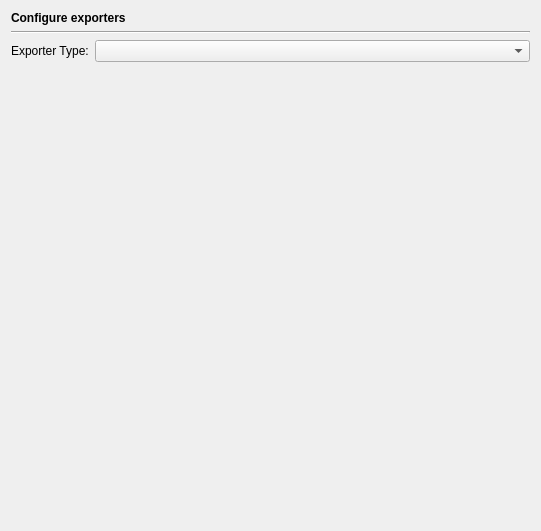
<?xml version="1.0" encoding="UTF-8"?>
<ui version="4.0">
 <class>EditorExportersPage</class>
 <widget class="QWidget" name="EditorExportersPage">
  <property name="geometry">
   <rect>
    <x>0</x>
    <y>0</y>
    <width>537</width>
    <height>531</height>
   </rect>
  </property>
  <property name="windowTitle">
   <string/>
  </property>
  <layout class="QVBoxLayout" name="verticalLayout_10">
   <item>
    <widget class="QLabel" name="headerLabel">
     <property name="text">
      <string>&lt;b&gt;Configure exporters&lt;/b&gt;</string>
     </property>
    </widget>
   </item>
   <item>
    <widget class="Line" name="line1">
     <property name="frameShape">
      <enum>QFrame::HLine</enum>
     </property>
     <property name="frameShadow">
      <enum>QFrame::Sunken</enum>
     </property>
     <property name="orientation">
      <enum>Qt::Horizontal</enum>
     </property>
    </widget>
   </item>
   <item>
    <layout class="QHBoxLayout">
     <item>
      <widget class="QLabel" name="TextLabel1_3">
       <property name="text">
        <string>Exporter Type:</string>
       </property>
       <property name="buddy">
        <cstring></cstring>
       </property>
      </widget>
     </item>
     <item>
      <widget class="QComboBox" name="exportersCombo">
       <property name="sizePolicy">
        <sizepolicy hsizetype="Expanding" vsizetype="Fixed">
         <horstretch>0</horstretch>
         <verstretch>0</verstretch>
        </sizepolicy>
       </property>
       <property name="toolTip">
        <string>Select the exporter to be configured.</string>
       </property>
      </widget>
     </item>
    </layout>
   </item>
   <item>
    <widget class="QStackedWidget" name="stackedWidget">
     <property name="currentIndex">
      <number>0</number>
     </property>
     <widget class="QWidget" name="emptyPage"/>
     <widget class="QWidget" name="htmlPage">
      <layout class="QVBoxLayout" name="verticalLayout_4">
       <property name="leftMargin">
        <number>0</number>
       </property>
       <property name="rightMargin">
        <number>0</number>
       </property>
       <item>
        <widget class="QGroupBox" name="groupBox_2">
         <property name="title">
          <string/>
         </property>
         <layout class="QVBoxLayout" name="verticalLayout_3">
          <item>
           <widget class="QCheckBox" name="htmlWysiwygCheckBox">
            <property name="toolTip">
             <string>Select to export in WYSIWYG mode</string>
            </property>
            <property name="text">
             <string>Use WYSIWYG mode</string>
            </property>
           </widget>
          </item>
          <item>
           <widget class="QCheckBox" name="htmlFoldingCheckBox">
            <property name="toolTip">
             <string>Select to include folding functionality</string>
            </property>
            <property name="text">
             <string>Include folding functionality</string>
            </property>
           </widget>
          </item>
          <item>
           <widget class="QCheckBox" name="htmlStylesCheckBox">
            <property name="toolTip">
             <string>Select to include only used styles</string>
            </property>
            <property name="text">
             <string>Include only used styles</string>
            </property>
           </widget>
          </item>
          <item>
           <widget class="QCheckBox" name="htmlTitleCheckBox">
            <property name="toolTip">
             <string>Select to use the full pathname as the document title</string>
            </property>
            <property name="text">
             <string>Use full pathname as document title</string>
            </property>
           </widget>
          </item>
          <item>
           <widget class="QCheckBox" name="htmlTabsCheckBox">
            <property name="toolTip">
             <string>Select to use tabs in the generated file</string>
            </property>
            <property name="text">
             <string>Use tabs</string>
            </property>
           </widget>
          </item>
         </layout>
        </widget>
       </item>
       <item>
        <spacer>
         <property name="orientation">
          <enum>Qt::Vertical</enum>
         </property>
         <property name="sizeHint" stdset="0">
          <size>
           <width>507</width>
           <height>21</height>
          </size>
         </property>
        </spacer>
       </item>
      </layout>
     </widget>
     <widget class="QWidget" name="odtPage">
      <layout class="QVBoxLayout" name="verticalLayout_2">
       <property name="leftMargin">
        <number>0</number>
       </property>
       <property name="rightMargin">
        <number>0</number>
       </property>
       <item>
        <widget class="QGroupBox" name="groupBox_3">
         <property name="title">
          <string/>
         </property>
         <layout class="QVBoxLayout" name="verticalLayout">
          <item>
           <widget class="QCheckBox" name="odtWysiwygCheckBox">
            <property name="toolTip">
             <string>Select to export in WYSIWYG mode</string>
            </property>
            <property name="text">
             <string>Use WYSIWYG mode</string>
            </property>
           </widget>
          </item>
          <item>
           <widget class="QCheckBox" name="odtStylesCheckBox">
            <property name="toolTip">
             <string>Select to include only used styles</string>
            </property>
            <property name="text">
             <string>Include only used styles</string>
            </property>
           </widget>
          </item>
          <item>
           <widget class="QCheckBox" name="odtTabsCheckBox">
            <property name="toolTip">
             <string>Select to use tabs in the generated file</string>
            </property>
            <property name="text">
             <string>Use tabs</string>
            </property>
           </widget>
          </item>
         </layout>
        </widget>
       </item>
       <item>
        <spacer name="spacer">
         <property name="orientation">
          <enum>Qt::Vertical</enum>
         </property>
         <property name="sizeHint" stdset="0">
          <size>
           <width>498</width>
           <height>136</height>
          </size>
         </property>
        </spacer>
       </item>
      </layout>
     </widget>
     <widget class="QWidget" name="pdfPage">
      <layout class="QVBoxLayout" name="verticalLayout_5">
       <property name="leftMargin">
        <number>0</number>
       </property>
       <property name="rightMargin">
        <number>0</number>
       </property>
       <item>
        <widget class="QGroupBox" name="groupBox_4">
         <property name="title">
          <string/>
         </property>
         <layout class="QGridLayout" name="gridLayout">
          <item row="0" column="0">
           <widget class="QLabel" name="label">
            <property name="text">
             <string>Magnification:</string>
            </property>
           </widget>
          </item>
          <item row="0" column="1">
           <widget class="QSlider" name="pdfMagnificationSlider">
            <property name="toolTip">
             <string>Select the magnification value to be added to the font sizes of the styles</string>
            </property>
            <property name="maximum">
             <number>20</number>
            </property>
            <property name="orientation">
             <enum>Qt::Horizontal</enum>
            </property>
           </widget>
          </item>
          <item row="0" column="2">
           <widget class="QLCDNumber" name="pdfMagnificationLCD">
            <property name="toolTip">
             <string>Displays the selected magnification value</string>
            </property>
            <property name="digitCount">
             <number>2</number>
            </property>
            <property name="segmentStyle">
             <enum>QLCDNumber::Flat</enum>
            </property>
           </widget>
          </item>
          <item row="1" column="0">
           <widget class="QLabel" name="label_2">
            <property name="text">
             <string>Font:</string>
            </property>
           </widget>
          </item>
          <item row="1" column="1" colspan="2">
           <widget class="QComboBox" name="pdfFontCombo">
            <property name="toolTip">
             <string>Select the font from the list</string>
            </property>
           </widget>
          </item>
          <item row="2" column="0">
           <widget class="QLabel" name="label_3">
            <property name="text">
             <string>Pagesize:</string>
            </property>
           </widget>
          </item>
          <item row="2" column="1" colspan="2">
           <widget class="QComboBox" name="pdfPageSizeCombo">
            <property name="toolTip">
             <string>Select the page size from the list</string>
            </property>
           </widget>
          </item>
          <item row="3" column="0" colspan="3">
           <layout class="QHBoxLayout" name="horizontalLayout">
            <item>
             <widget class="QGroupBox" name="groupBox">
              <property name="title">
               <string>Margins</string>
              </property>
              <layout class="QGridLayout">
               <item row="0" column="1">
                <widget class="QSpinBox" name="pdfMarginTopSpin">
                 <property name="toolTip">
                  <string>Select the top margin in points (72 pt == 1&quot;)</string>
                 </property>
                 <property name="maximum">
                  <number>288</number>
                 </property>
                </widget>
               </item>
               <item row="1" column="0">
                <widget class="QSpinBox" name="pdfMarginLeftSpin">
                 <property name="toolTip">
                  <string>Select the left margin in points (72 pt == 1&quot;)</string>
                 </property>
                 <property name="maximum">
                  <number>288</number>
                 </property>
                </widget>
               </item>
               <item row="1" column="2">
                <widget class="QSpinBox" name="pdfMarginRightSpin">
                 <property name="toolTip">
                  <string>Select the right margin in points (72 pt == 1&quot;)</string>
                 </property>
                 <property name="maximum">
                  <number>288</number>
                 </property>
                </widget>
               </item>
               <item row="2" column="1">
                <widget class="QSpinBox" name="pdfMarginBottomSpin">
                 <property name="toolTip">
                  <string>Select the bottom margin in points (72 pt == 1&quot;)</string>
                 </property>
                 <property name="maximum">
                  <number>288</number>
                 </property>
                </widget>
               </item>
              </layout>
             </widget>
            </item>
            <item>
             <spacer name="horizontalSpacer">
              <property name="orientation">
               <enum>Qt::Horizontal</enum>
              </property>
              <property name="sizeHint" stdset="0">
               <size>
                <width>40</width>
                <height>20</height>
               </size>
              </property>
             </spacer>
            </item>
           </layout>
          </item>
         </layout>
        </widget>
       </item>
       <item>
        <spacer>
         <property name="orientation">
          <enum>Qt::Vertical</enum>
         </property>
         <property name="sizeHint" stdset="0">
          <size>
           <width>20</width>
           <height>21</height>
          </size>
         </property>
        </spacer>
       </item>
      </layout>
     </widget>
     <widget class="QWidget" name="rtfPage">
      <layout class="QVBoxLayout" name="verticalLayout_7">
       <property name="leftMargin">
        <number>0</number>
       </property>
       <property name="rightMargin">
        <number>0</number>
       </property>
       <item>
        <widget class="QGroupBox" name="groupBox_5">
         <property name="title">
          <string/>
         </property>
         <layout class="QVBoxLayout" name="verticalLayout_6">
          <item>
           <widget class="QCheckBox" name="rtfWysiwygCheckBox">
            <property name="toolTip">
             <string>Select to export in WYSIWYG mode</string>
            </property>
            <property name="text">
             <string>Use WYSIWYG mode</string>
            </property>
           </widget>
          </item>
          <item>
           <layout class="QHBoxLayout">
            <item>
             <widget class="QPushButton" name="rtfFontButton">
              <property name="toolTip">
               <string>Press to select the font for the RTF export</string>
              </property>
              <property name="text">
               <string>Select Font</string>
              </property>
             </widget>
            </item>
            <item>
             <widget class="QLineEdit" name="rtfFontSample">
              <property name="focusPolicy">
               <enum>Qt::NoFocus</enum>
              </property>
              <property name="text">
               <string>Font for RTF export</string>
              </property>
              <property name="alignment">
               <set>Qt::AlignHCenter</set>
              </property>
              <property name="readOnly">
               <bool>true</bool>
              </property>
             </widget>
            </item>
           </layout>
          </item>
          <item>
           <widget class="QCheckBox" name="rtfTabsCheckBox">
            <property name="toolTip">
             <string>Select to use tabs in the generated file</string>
            </property>
            <property name="text">
             <string>Use tabs</string>
            </property>
           </widget>
          </item>
         </layout>
        </widget>
       </item>
       <item>
        <spacer>
         <property name="orientation">
          <enum>Qt::Vertical</enum>
         </property>
         <property name="sizeHint" stdset="0">
          <size>
           <width>451</width>
           <height>21</height>
          </size>
         </property>
        </spacer>
       </item>
      </layout>
     </widget>
     <widget class="QWidget" name="texPage">
      <layout class="QVBoxLayout" name="verticalLayout_9">
       <property name="leftMargin">
        <number>0</number>
       </property>
       <property name="rightMargin">
        <number>0</number>
       </property>
       <item>
        <widget class="QGroupBox" name="groupBox_6">
         <property name="title">
          <string/>
         </property>
         <layout class="QVBoxLayout" name="verticalLayout_8">
          <item>
           <widget class="QCheckBox" name="texStylesCheckBox">
            <property name="toolTip">
             <string>Select to include only used styles</string>
            </property>
            <property name="text">
             <string>Include only used styles</string>
            </property>
           </widget>
          </item>
          <item>
           <widget class="QCheckBox" name="texTitleCheckBox">
            <property name="toolTip">
             <string>Select to use the full pathname as the document title</string>
            </property>
            <property name="text">
             <string>Use full pathname as document title</string>
            </property>
           </widget>
          </item>
         </layout>
        </widget>
       </item>
       <item>
        <spacer>
         <property name="orientation">
          <enum>Qt::Vertical</enum>
         </property>
         <property name="sizeHint" stdset="0">
          <size>
           <width>507</width>
           <height>21</height>
          </size>
         </property>
        </spacer>
       </item>
      </layout>
     </widget>
    </widget>
   </item>
   <item>
    <spacer>
     <property name="orientation">
      <enum>Qt::Vertical</enum>
     </property>
     <property name="sizeHint" stdset="0">
      <size>
       <width>519</width>
       <height>21</height>
      </size>
     </property>
    </spacer>
   </item>
  </layout>
 </widget>
 <tabstops>
  <tabstop>exportersCombo</tabstop>
  <tabstop>htmlWysiwygCheckBox</tabstop>
  <tabstop>htmlFoldingCheckBox</tabstop>
  <tabstop>htmlStylesCheckBox</tabstop>
  <tabstop>htmlTitleCheckBox</tabstop>
  <tabstop>htmlTabsCheckBox</tabstop>
  <tabstop>odtWysiwygCheckBox</tabstop>
  <tabstop>odtStylesCheckBox</tabstop>
  <tabstop>odtTabsCheckBox</tabstop>
  <tabstop>pdfMagnificationSlider</tabstop>
  <tabstop>pdfFontCombo</tabstop>
  <tabstop>pdfPageSizeCombo</tabstop>
  <tabstop>pdfMarginTopSpin</tabstop>
  <tabstop>pdfMarginLeftSpin</tabstop>
  <tabstop>pdfMarginRightSpin</tabstop>
  <tabstop>pdfMarginBottomSpin</tabstop>
  <tabstop>rtfWysiwygCheckBox</tabstop>
  <tabstop>rtfFontButton</tabstop>
  <tabstop>rtfTabsCheckBox</tabstop>
  <tabstop>texStylesCheckBox</tabstop>
  <tabstop>texTitleCheckBox</tabstop>
 </tabstops>
 <resources/>
 <connections>
  <connection>
   <sender>rtfWysiwygCheckBox</sender>
   <signal>toggled(bool)</signal>
   <receiver>rtfFontButton</receiver>
   <slot>setDisabled(bool)</slot>
   <hints>
    <hint type="sourcelabel">
     <x>57</x>
     <y>83</y>
    </hint>
    <hint type="destinationlabel">
     <x>59</x>
     <y>117</y>
    </hint>
   </hints>
  </connection>
  <connection>
   <sender>rtfWysiwygCheckBox</sender>
   <signal>toggled(bool)</signal>
   <receiver>rtfFontSample</receiver>
   <slot>setDisabled(bool)</slot>
   <hints>
    <hint type="sourcelabel">
     <x>216</x>
     <y>86</y>
    </hint>
    <hint type="destinationlabel">
     <x>217</x>
     <y>115</y>
    </hint>
   </hints>
  </connection>
  <connection>
   <sender>pdfMagnificationSlider</sender>
   <signal>sliderMoved(int)</signal>
   <receiver>pdfMagnificationLCD</receiver>
   <slot>display(int)</slot>
   <hints>
    <hint type="sourcelabel">
     <x>174</x>
     <y>86</y>
    </hint>
    <hint type="destinationlabel">
     <x>331</x>
     <y>91</y>
    </hint>
   </hints>
  </connection>
  <connection>
   <sender>pdfMagnificationSlider</sender>
   <signal>valueChanged(int)</signal>
   <receiver>pdfMagnificationLCD</receiver>
   <slot>display(int)</slot>
   <hints>
    <hint type="sourcelabel">
     <x>140</x>
     <y>87</y>
    </hint>
    <hint type="destinationlabel">
     <x>332</x>
     <y>96</y>
    </hint>
   </hints>
  </connection>
 </connections>
</ui>
